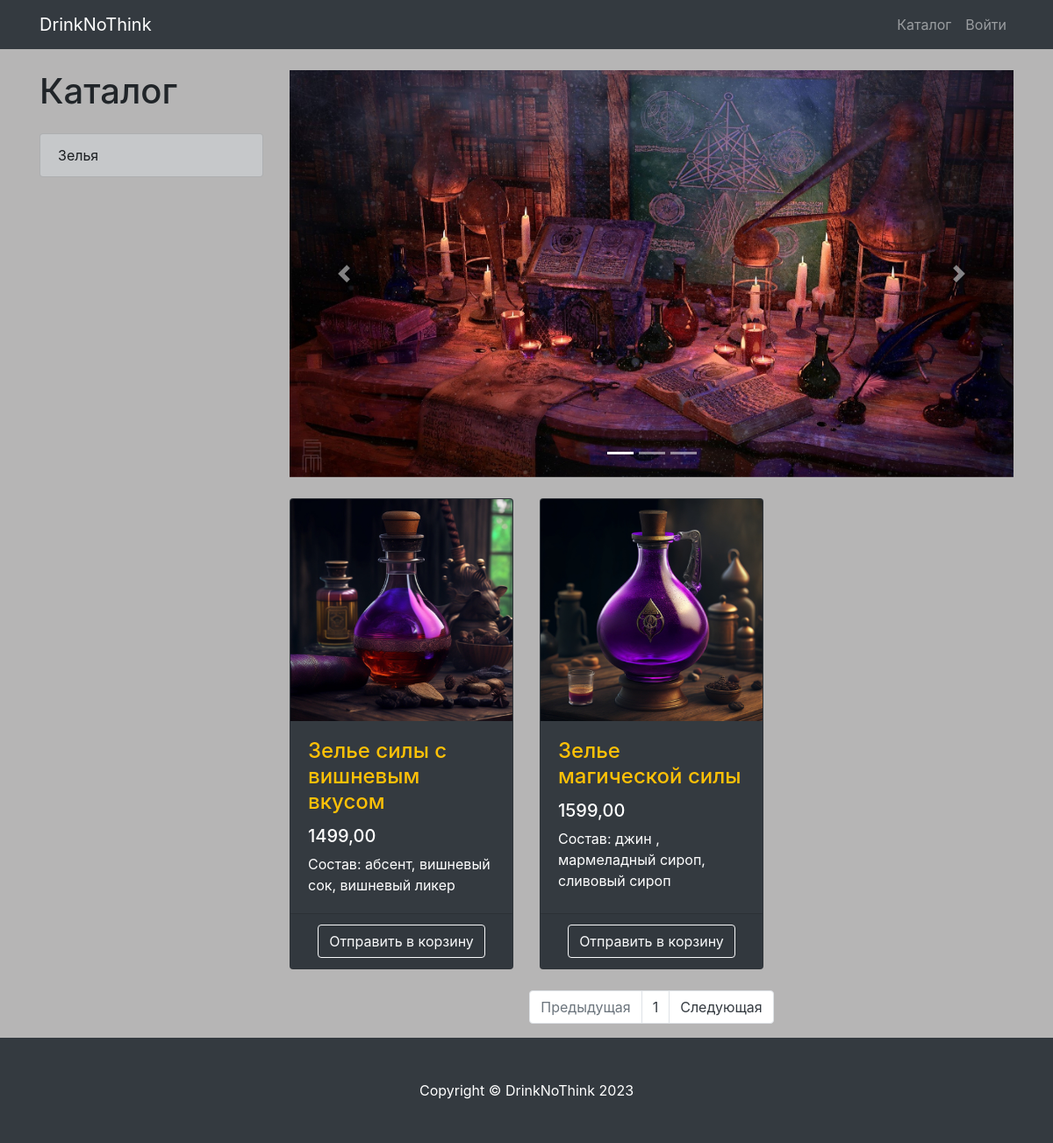
The page /products/category/1/ on the database as committed earlier.
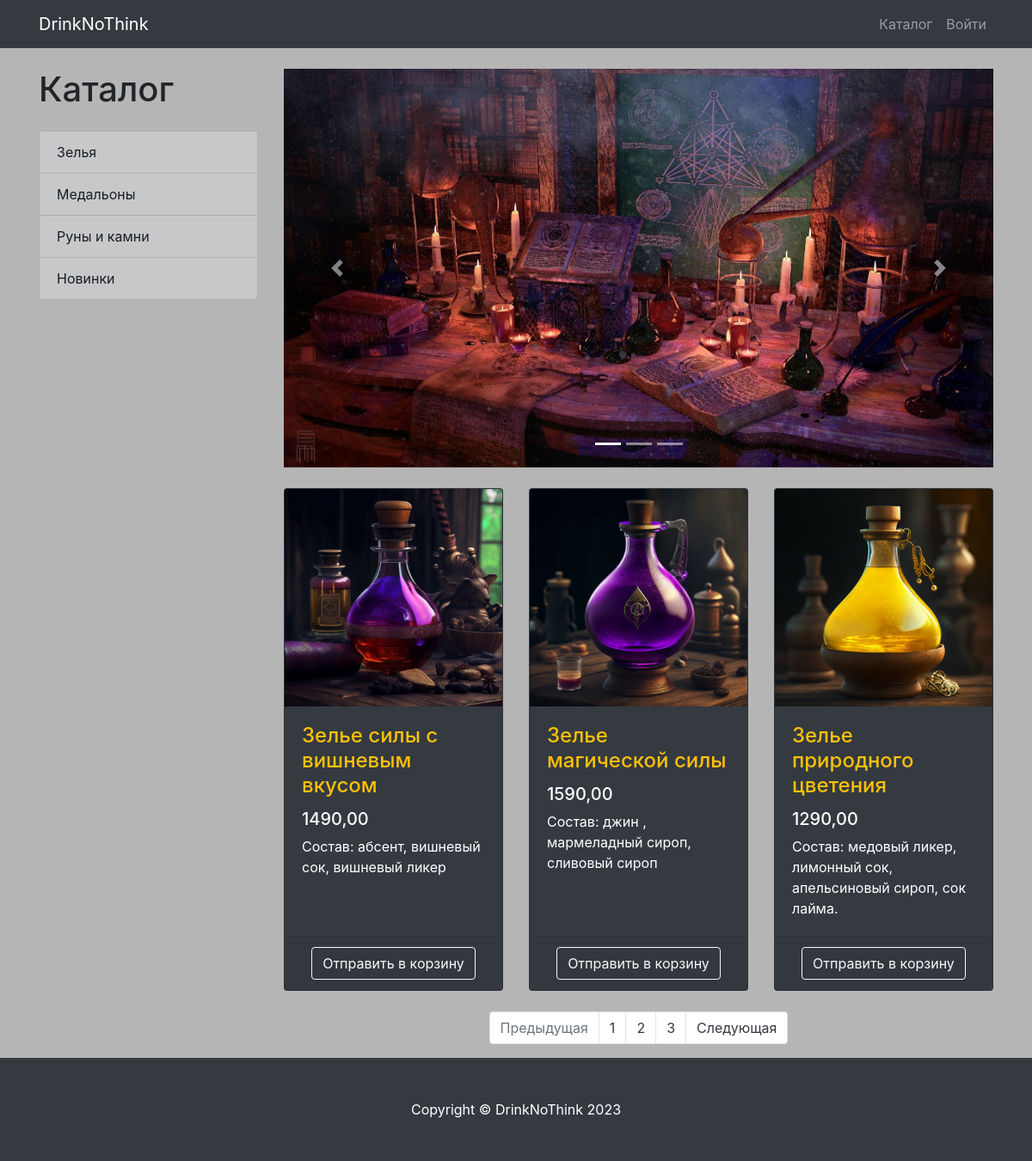
The same page on the database as committed later.
### products/models.py (models this page shows, shortened)
class ProductCategory(models.Model):
    name = models.CharField(max_length=128, unique=True)
    description = models.TextField(null=True, blank=True)
    class Meta:
        verbose_name = 'Категория'
        verbose_name_plural = 'Категории'

class Product(models.Model):
    name = models.CharField(max_length=256)
    description = models.TextField()
    price = models.DecimalField(max_digits=6, decimal_places=2)
    quantity = models.PositiveIntegerField(default=0)
    image = models.ImageField(upload_to='products_images')
    category = models.ForeignKey(to=ProductCategory, on_delete=models.CASCADE)
    class Meta:
        verbose_name = 'Продукт'
        verbose_name_plural = 'Продукты'
        ordering = ['id']

### products/views.py (the view)
# urls.py: path('', products, name='index'),
def products(request, category_id=None, page_number=1):
    products = Product.objects.filter(category_id=category_id) if category_id else Product.objects.all()
    per_page = 3
    paginator = Paginator(products, per_page)
    products_paginator = paginator.page(page_number)
    context = {
        'title': 'Ассортимент',
        'categories': ProductCategory.objects.all(),
        'products': products_paginator,
    }
    return render(request, 'products/products.html', context)

### products/templates/products/products.html (shortened to what the changed rows need)
{% extends 'products/base.html' %}
{% load static %}
{% block css %}
        <link href="{% static 'vendor/css/products.css' %}" rel="stylesheet">
{% endblock %}
{% block content %}
        <div class="container">
    <div class="row">
        <div class="col-lg-3">
            <h1 class="my-4">Каталог </h1>
            <div class="list-group">
                {% for category in categories %}
                    <a href="{% url 'products:category' category.id %}" class="list-group-item list-group-item-action list-group-item-dark">
                        {{ category.name }}
                    </a>
                {% endfor %}
            </div>
        </div>
        <div class="col-lg-9">
            <div class="row">
                {% for products in products %}
                    <div class="col-lg-4 col-md-6 mb-4">
                    <div class="card h-100 text-white bg-dark">
                        <a href="#">
                            <img class="card-img-top"
                                 src="{{ products.image.url }}"
                                 alt="">
                        </a>
                        <div class="card-body">
                            <h4 class="card-title">
                                <a href="#" class="text-warning">{{ products.name }}</a>
                            </h4>
                            <h5>{{ products.price }}</h5>
                            <p class="card-text">{{ products.description }}</p>
                        </div>
                        <div class="card-footer text-center">
                            <a class="btn btn-outline-light"
                               href="{% url 'products:basket_add' products.id %}">
                                Отправить в корзину
                            </a>
                        </div>
                    </div>
                </div>
                {% endfor %}
            </div>
            <nav aria-label="Page navigation example">
                <ul class="pagination justify-content-center">
                    {% for page in products.paginator.page_range %}
                        <li class="page-item">
                            <a class="page-link text-dark" href="{% url 'products:paginator' page %}">
                                {{ page }}
                            </a>
                        </li>
                    {% endfor %}
                </ul>
            </nav>
        </div>
    </div>
</div>
{% endblock %}

Rows that differ between the two databases and show on the page:
added ProductCategory: name "Медальоны"
added ProductCategory: name "Руны и камни"
added ProductCategory: name "Новинки"
changed Product "Зелье силы с вишневым вкусом": price "1499,00" → "1490,00"
changed Product "Зелье магической силы": price "1599,00" → "1590,00"
added Product: image (picture), name "Зелье природного цветения", price "1290,00", description "Состав: медовый ликер, лимонный сок, апельсиновый сироп, сок лайма."
Other text that changed with them:
new list line: "2"
new list line: "3"
